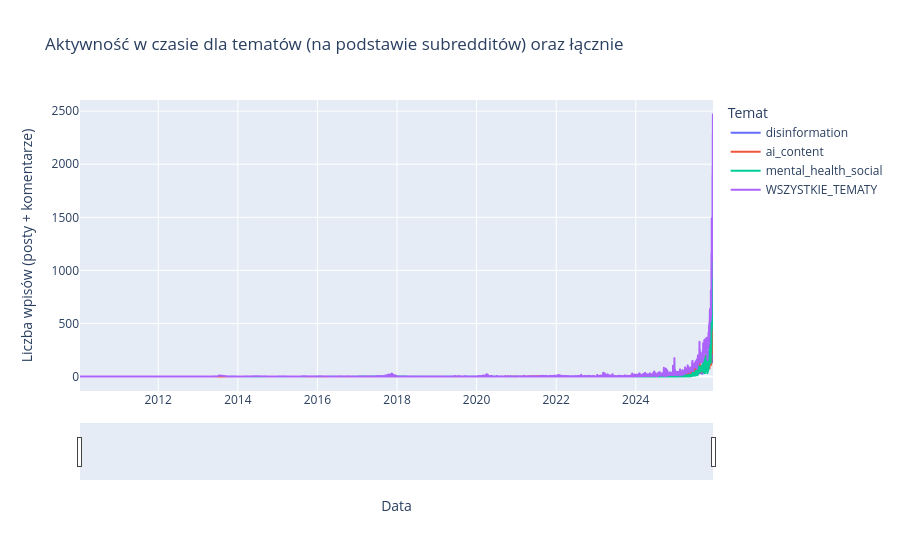

Notebook code cell kept with this figure:
### Markdown cell above
## a) Interaktywny wykres liczby wpisów w czasie (2 pkt)

### Code cell
import pandas as pd
import plotly.express as px

SUBREDDITS_BY_TOPIC = {
    "ai_content": [
        "midjourney",
        "ChatGPT",
        "StableDiffusion",
        "OpenAI",
        "comfyui",
        "ArtificialIntelligence",
        "MachineLearning",
        "technology"
    ],
    "disinformation": [
        "conspiracy",
        "news",
        "worldnews",
        "politics",
        "PoliticalDiscussion",
        "NewsRewind",
        "UsaNewsLive"
    ],
    "mental_health_social": [
        "nosurf",
        "Advice",
        "teenagers",
        "mentalhealth",
        "socialmedia",
        "SelfImprovement",
        "internetaddiction"
    ],
}

subreddit_to_topic = {}
for topic, subs in SUBREDDITS_BY_TOPIC.items():
    for s in subs:
        subreddit_to_topic[s.lower()] = topic

df = pd.read_csv("data/reddit_activity.csv")

df["subreddit_norm"] = df["subreddit"].str.lower()
df["topic_from_subreddit"] = df["subreddit_norm"].map(subreddit_to_topic)

df_topic = df.dropna(subset=["topic_from_subreddit"]).copy()
df_topic["created_dt"] = pd.to_datetime(df_topic["created_utc"], unit="s")
df_topic["date"] = df_topic["created_dt"].dt.date

daily_topic_counts = (
    df_topic
    .groupby(["date", "topic_from_subreddit"])
    .size()
    .reset_index(name="count")
)

daily_all = (
    df_topic
    .groupby("date")
    .size()
    .reset_index(name="count")
)
daily_all["topic_from_subreddit"] = "WSZYSTKIE_TEMATY"

daily_combined = pd.concat([daily_topic_counts, daily_all], ignore_index=True)
daily_combined["date"] = pd.to_datetime(daily_combined["date"])


fig_activity = px.line(
    daily_combined,
    x="date",
    y="count",
    color="topic_from_subreddit",
    title="Aktywność w czasie dla tematów (na podstawie subredditów) oraz łącznie",
    labels={
        "date": "Data",
        "count": "Liczba wpisów (posty + komentarze)",
        "topic_from_subreddit": "Temat"
    }
)
fig_activity.update_layout(
    legend_title_text="Temat",
    hovermode="x unified"
)
fig_activity.update_xaxes(rangeslider_visible=True)

fig_activity.show()

### Figure 1 — Plotly figure (JSON) as saved in the notebook; plotly's stock layout.template omitted (floating-point values rounded to 4 significant figures; data arrays with more than 128 entries replaced by an {"elided": "..."} marker saying what was removed)
{"data": [{"hovertemplate": "Temat=disinformation<br>Data=%{x}<br>Liczba wpisów (posty + komentarze)=%{y}<extra></extra>", "legendgroup": "disinformation", "line": {"color": "#636efa", "dash": "solid"}, "marker": {"symbol": "circle"}, "mode": "lines", "name": "disinformation", "showlegend": true, "type": "scattergl", "x": {"elided": "1806 str values"}, "xaxis": "x", "y": {"elided": "1806 int values"}, "yaxis": "y"}, {"hovertemplate": "Temat=ai_content<br>Data=%{x}<br>Liczba wpisów (posty + komentarze)=%{y}<extra></extra>", "legendgroup": "ai_content", "line": {"color": "#EF553B", "dash": "solid"}, "marker": {"symbol": "circle"}, "mode": "lines", "name": "ai_content", "showlegend": true, "type": "scattergl", "x": {"elided": "981 str values"}, "xaxis": "x", "y": {"elided": "981 int values"}, "yaxis": "y"}, {"hovertemplate": "Temat=mental_health_social<br>Data=%{x}<br>Liczba wpisów (posty + komentarze)=%{y}<extra></extra>", "legendgroup": "mental_health_social", "line": {"color": "#00cc96", "dash": "solid"}, "marker": {"symbol": "circle"}, "mode": "lines", "name": "mental_health_social", "showlegend": true, "type": "scattergl", "x": {"elided": "631 str values"}, "xaxis": "x", "y": {"elided": "631 int values"}, "yaxis": "y"}, {"hovertemplate": "Temat=WSZYSTKIE_TEMATY<br>Data=%{x}<br>Liczba wpisów (posty + komentarze)=%{y}<extra></extra>", "legendgroup": "WSZYSTKIE_TEMATY", "line": {"color": "#ab63fa", "dash": "solid"}, "marker": {"symbol": "circle"}, "mode": "lines", "name": "WSZYSTKIE_TEMATY", "showlegend": true, "type": "scattergl", "x": {"elided": "2014 str values"}, "xaxis": "x", "y": {"elided": "2014 int values"}, "yaxis": "y"}], "layout": {"hovermode": "x unified", "legend": {"title": {"text": "Temat"}, "tracegroupgap": 0}, "title": {"text": "Aktywność w czasie dla tematów (na podstawie subredditów) oraz łącznie"}, "xaxis": {"anchor": "y", "domain": [0, 1], "rangeslider": {"visible": true}, "title": {"text": "Data"}}, "yaxis": {"anchor": "x", "domain": [0, 1], "title": {"text": "Liczba wpisów (posty + komentarze)"}}}}
